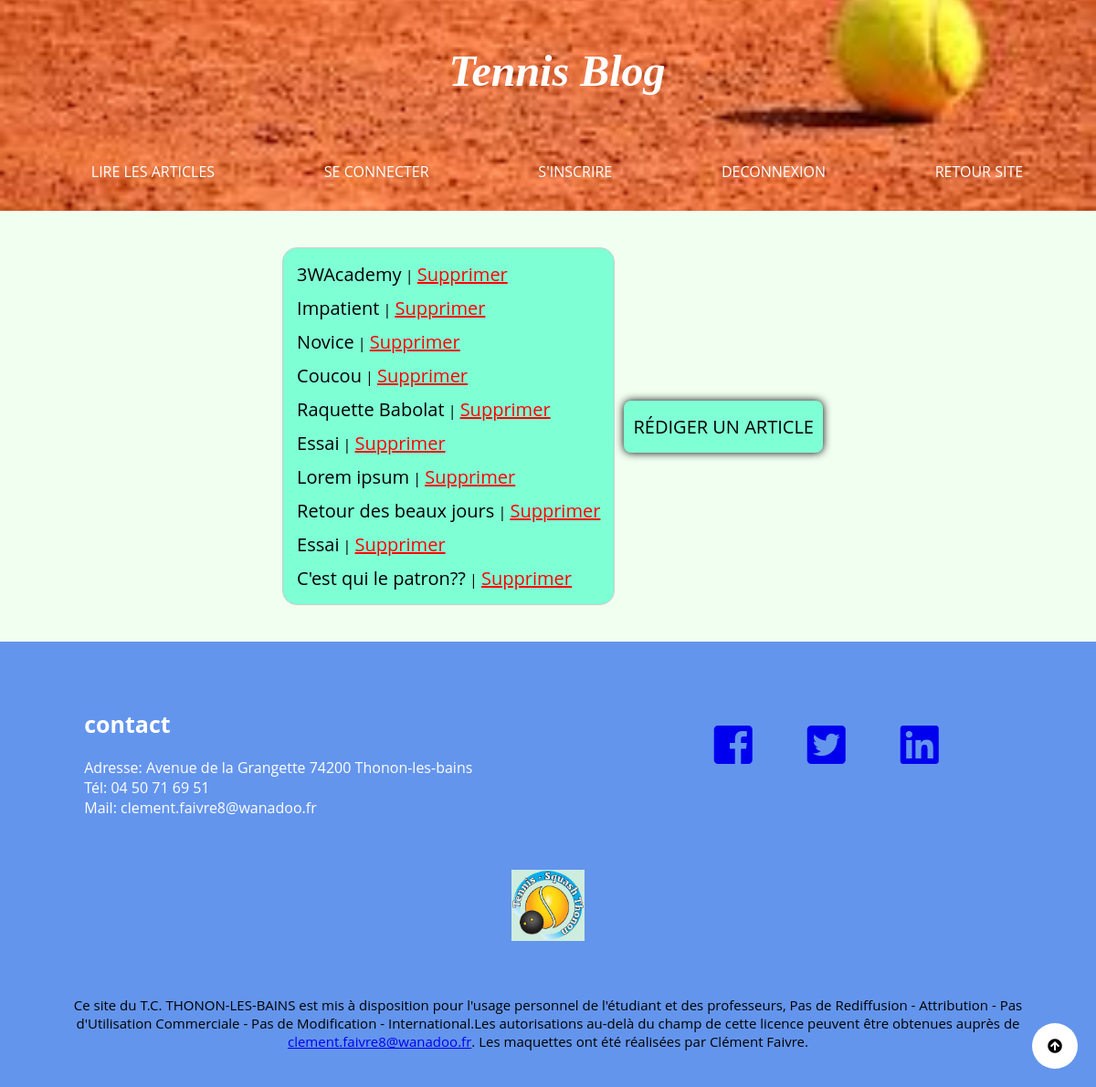
The app's page /index.php?page=blogindex (signed in) with its own data.
### tables this page shows
CREATE TABLE IF NOT EXISTS `articles` (
  `id` int(11) NOT NULL AUTO_INCREMENT,
  `titre` varchar(255) NOT NULL,
  `contenu` text NOT NULL,
  `date_creation` datetime NOT NULL,
  `id_membre` int(5) NOT NULL,
  PRIMARY KEY (`id`),
  KEY `foreign2` (`id_membre`)
);

### config/auto_loader.php (called while the page is built, shortened)
<?php
spl_autoload_register(function ($class) {
    $class = str_replace("\\", "/", $class);
});

### Models/Managers/ManagerArticles.php (called while the page is built, shortened)
<?php
class ManagerArticles implements ManagerInterface
{
    protected $db = null;
    public function __construct(\PDO $pdo)
    {
        $this->db = $pdo;
    }
    public function fetchAll()
    {
        $tab = [];
        $q = "SELECT * FROM articles";
        $r = $this->db->query($q);
        while ($d = $r->fetch(\PDO::FETCH_ASSOC)) {
            $a = new Articles($d);
            $tab[] = $a;
        }
        return $tab;
    }
}

### Models/Entity/Articles.php (called while the page is built, shortened)
<?php
class Articles extends Entity
{
    protected $titre = null;
    public function hydrate(array $tab)
    {
        foreach ($tab as $el => $c) {
            $methode = "set" . ucfirst($el);
        }
    }
    public function getTitre()
    {
        return $this->titre;
    }
    public function setTitre($v)
    {
        $this->titre = $v;
    }
}

### Models/Entity/Entity.php (called while the page is built, shortened)
<?php
class Entity
{
    protected $id = null;
    public function getId(): int
    {
        return $this->id;
    }
    public function setId(int $v)
    {
        $this->id = $v;
    }
}

### Views/blogindex.phtml (the view, shortened to what this page needs)
<div class="bodyArticles">
	<div class="accueil-blog">
		<div id="listeArticles">
			<ul>
				<?php
				foreach ($this->arguments["articles"] as $a) { ?>
					<li><a href="index.php?page=show_article&id=<?= $a->getId(); ?>"><?= $a->getTitre(); ?></a> | <?php if (!empty($_SESSION) && $_SESSION['is_admin'] == 1) { ?> <a href="index.php?page=supprimer&id=<?= $a->getId() ?>"><span>Supprimer</span></a></li> <?php } ?>
			<?php } ?>
		</div>
		<div id="articleButton">
			<a class="boutton_article" href="index.php?page=add_billet" role="button">Rédiger un article</a>
		</div>
	</div>
</div>
<div class="btn">
	<i class="fas fa-arrow-circle-up"></i>
</div>

### index.php (shortened to what this page needs)
<?php
include_once "config/auto_loader.php";
$c = new IndexController();
$b = new BlogController();
if (preg_match("#\/tennis.com\/$#", $_SERVER["REQUEST_URI"]) || (isset($_GET["page"]) && ($_GET["page"] == "home"))) {
    $c->home();
} elseif (isset($_GET["page"]) && $_GET["page"] == "actualite") {
    $c->actualite();
} elseif (isset($_GET["page"]) && $_GET["page"] == "presentation") {
    $c->presentation();
} elseif (isset($_GET["page"]) && $_GET["page"] == "ecole") {
    $c->ecole();
} elseif (isset($_GET["page"]) && $_GET["page"] == "adhesion") {
    $c->adhesion();
} elseif (isset($_GET["page"]) && $_GET["page"] == "contact") {
    $c->contact();
} elseif (isset($_GET["page"]) && $_GET["page"] == "blogindex") {
    $b->blog();
} elseif (isset($_GET["page"]) && $_GET["page"] == "connexion") {
    $b->connexion();
} elseif (isset($_GET["page"]) && $_GET["page"] == "deconnexion") {
    $b->deconnexion();
} elseif (isset($_GET["page"]) && $_GET["page"] == "signup") {
    $b->signup();
} elseif ($_SERVER["REQUEST_METHOD"] == "POST" && isset($_POST["login"])) {
    $b->checkCredentials($_POST);
} elseif (isset($_GET["page"]) && $_GET["page"] == "profil") {
    $b->profil();
} elseif (isset($_GET["page"]) && $_GET["page"] == "add_billet") {
    $b->addBillet();
} elseif ($_SERVER["REQUEST_METHOD"] == "POST" && isset($_POST["addArticle"])) {
    $b->createArticle($_POST);
} elseif (isset($_GET["page"]) && $_GET["page"] == "show_article") {
    $b->showArticle($_GET["id"]);
} elseif (isset($_GET["page"]) && $_GET["page"] == "add_commentaire") {
    $b->formCommentaire($_GET["id"]);
} elseif ($_SERVER["REQUEST_METHOD"] == "POST" && isset($_POST["add_commentaire"])) {
    $b->createComment($_POST);
} elseif (isset($_GET["page"]) && $_GET["page"] == "supprimer") {
    $b->removeArticle($_GET["id"]);
} elseif ($_SERVER["REQUEST_METHOD"] == "POST" && isset($_POST["registering"])) {
    $b->createMember($_POST);
} elseif (isset($_GET["page"]) && $_GET["page"] == "editionprofil") {
    $b->editProfil();
} elseif ($_SERVER["REQUEST_METHOD"] == "POST" && isset($_POST["modif"])) {
    $b->createModif($_POST);
} else $c->erreur404();

### Controllers/BlogController.php (shortened to what this page needs)
<?php
class BlogController extends AbstractController
{
    public function blog()
    {
        $pdo = Dao::getConnection();
        $m = new ManagerArticles($pdo);
        $tab = [];
        $articles = $m->fetchAll();
        if (count($articles) > 1) {
            if (count($articles) > 10)
                for ($i = count($articles) - 1; $i > count($articles) - 11; $i--) {
                    $tab[] = $articles[$i];
                }
            else $tab = $articles;
            $this->render("bloglayout.phtml", "blogindex", ["articles" => $tab]);
        } else $this->redirection("index.php?page=add_billet");
    }
}

### Controllers/AbstractController.php (shortened to what this page needs)
<?php
abstract class AbstractController
{
    protected $path = "Views";
    public function render($view, $temp, array $arguments = null)
    {
        $this->arguments = $arguments !== null ? $arguments : null;
        if (file_exists($this->path . "/" . $view)) {
            include $this->path . "/" . $view;
        }
    }
}

### Views/bloglayout.phtml (shortened to what this page needs)
<!doctype html>
<html lang="fr">
<head>
  <link rel=" stylesheet" href="https://use.fontawesome.com/releases/v5.5.0/css/all.css">
  <link rel="stylesheet" href="public/css/projet1.css">
</head>
<body>
  <header>
    <div id="hamburger">
      <div id="header">
        <div id="hamburger-content">
          <h4>Tennis Blog</h4>
          <nav>
            <ul>
              <li><a href="index.php?page=blogindex">Lire les articles</a></li>
              <li><a href="index.php?page=connexion">Se connecter</a></li>
              <li><a href="index.php?page=signup">S'inscrire</a></li>
              <li><a href="index.php?page=deconnexion">Deconnexion</a></li>
              <li><a href="index.php?page=home">Retour site</a></li>
            </ul>
          </nav>
        </div>
      </div>
    </div>
  </header>
  <main class="container">
    <?php
    include $template . '.phtml'
    ?>
  </main>
  <footer>
    <section class="container_footer">
      <div class="communication">
        <div class="contact">
          <h3>contact</h3>
          <ul>
            <li>Adresse: Avenue de la Grangette 74200 Thonon-les-bains</li>
            <li>Tél: 04 50 71 69 51</li>
            <li>Mail: clement.faivre8@wanadoo.fr</li>
          </ul>
        </div>
        <div class="social">
          <ul>
            <li> <a href="#"><i class="fab fa-facebook-square"></i></a></li>
            <li><a href="#"><i class="fab fa-twitter-square"></i></a></li>
            <li><a href="#"><i class="fab fa-linkedin"></i></a></li>
          </ul>
        </div>
      </div>
    </section>
    <section class="licence">
      <img alt="Propriété de Clement Faivre" style="border-width:0" src="public/images/TC-thonon.jpg" />
      <p>Ce site du T.C. THONON-LES-BAINS
        est mis à disposition pour l'usage personnel de l'étudiant et des professeurs, Pas de Rediffusion - Attribution - Pas d'Utilisation Commerciale - Pas de Modification - International.Les autorisations au-delà du champ de cette
        licence peuvent être obtenues auprès de <a href="mailto:clement.faivre8@wanadoo.fr" rel="cc:morePermissions">clement.faivre8@wanadoo.fr</a>. Les maquettes ont été réalisées par Clément Faivre.</p>
    </section>
  </footer>
</body>
</html>

### public/css/projet1.css (style rules this page uses)
* { box-sizing: border-box; margin: 0; padding: 0; }
body { background-color: honeydew; font-family: "Open Sans", Arial; width: 100%; }
#hamburger, #hamburger-content { display: inline; width: 100%; height: 40px; }
header { width: 100%; background-image: url("../images/TC-thonon01.jpg"); background-repeat: no-repeat; background-size: 100%; background-position: center center; padding: 30px 10px 10px 30px; }
#hamburger ul { display: flex; justify-content: space-around; text-transform: uppercase; text-shadow: 0 0 5px rgba(0, 0, 0, 0.1); padding: 10px; }
#hamburger ul li { list-style: none; }
#hamburger ul li a { display: block; padding: 10px; border-radius: 20px; text-decoration: none; color: white; border: 2px transparent solid; box-shadow: 0px 0px 10px transparent; }
#hamburger-sidebar ul { display: block; margin-top: 80px; text-align: center; }
#hamburger-sidebar ul li { padding: 5px; }
#hamburger-sidebar-body li:before { content: ''; display: inline-block; vertical-align: middle; width: 24px; height: 24px; margin-right: 16px; margin-bottom: 4px; }
h3 { margin-top: 20px; margin-bottom: 20px; font-size: 25px; }
.btn { height: 50px; width: 50px; background: white; border-radius: 50%; display: flex; justify-content: center; align-items: center; position: fixed; right: 20px; bottom: 20px; cursor: pointer; }
h4 { font-family: Cambria, Cochin, Georgia, Times, 'Times New Roman', serif; font-style: italic; color: #fff; text-align: center; font-size: 3rem; margin-top: 20px; margin-bottom: 50px; }
.bodyArticles { display: flex; justify-content: center; align-items: center; max-width: 100%; }
.accueil-blog { display: flex; justify-content: space-between; margin: 30px auto; }
#articleButton { text-transform: uppercase; text-align: center; box-shadow: 0px 0px 10px black; padding: 15px 10px 15px 10px; margin: auto; cursor: pointer; border-radius: 8px; background-color: aquamarine; }
#articleButton a { text-decoration: none; font-size: 20px; color: black; }
#listeArticles { border: 1px solid #CCC; border-radius: 1em; background-color: aquamarine; margin: 10px; padding: 10px; }
#listeArticles ul li { list-style: none; padding: 5px; }
#listeArticles ul li a { text-decoration: none; font-size: 20px; color: black; }
span { color: red; text-decoration: underline; }
span { color: red; }
footer { background-color: #6495ED; width: 100%; display: flex; flex-direction: column; }
.container_footer { width: 100%; display: flex; flex-direction: row; }
.communication { display: flex; align-items: center; justify-content: space-around; width: 100%; }
.contact { color: white; margin-top: 20px; }
.contact ul { list-style-type: none; }
.social { display: flex; flex-direction: row; justify-content: space-between; padding: 50px; font-size: 3rem; }
.social ul { display: flex; flex-direction: row; list-style: none; }
.social li { display: flex; justify-content: space-between; margin: 30px; }
.licence { text-align: center; padding: 25px; }
.licence img { width: 80px; }
.licence p { margin-top: 40px; padding: 15px; font-size: 15px; }

### records on screen
articles: titre "3WAcademy"
articles: titre "Impatient"
articles: titre "Novice"
articles: titre "Coucou"
articles: titre "Raquette Babolat"
articles: titre "Essai"
articles: titre "Lorem ipsum"
articles: titre "Retour des beaux jours"
articles: titre "Essai"
articles: titre "C'est qui le patron??"
